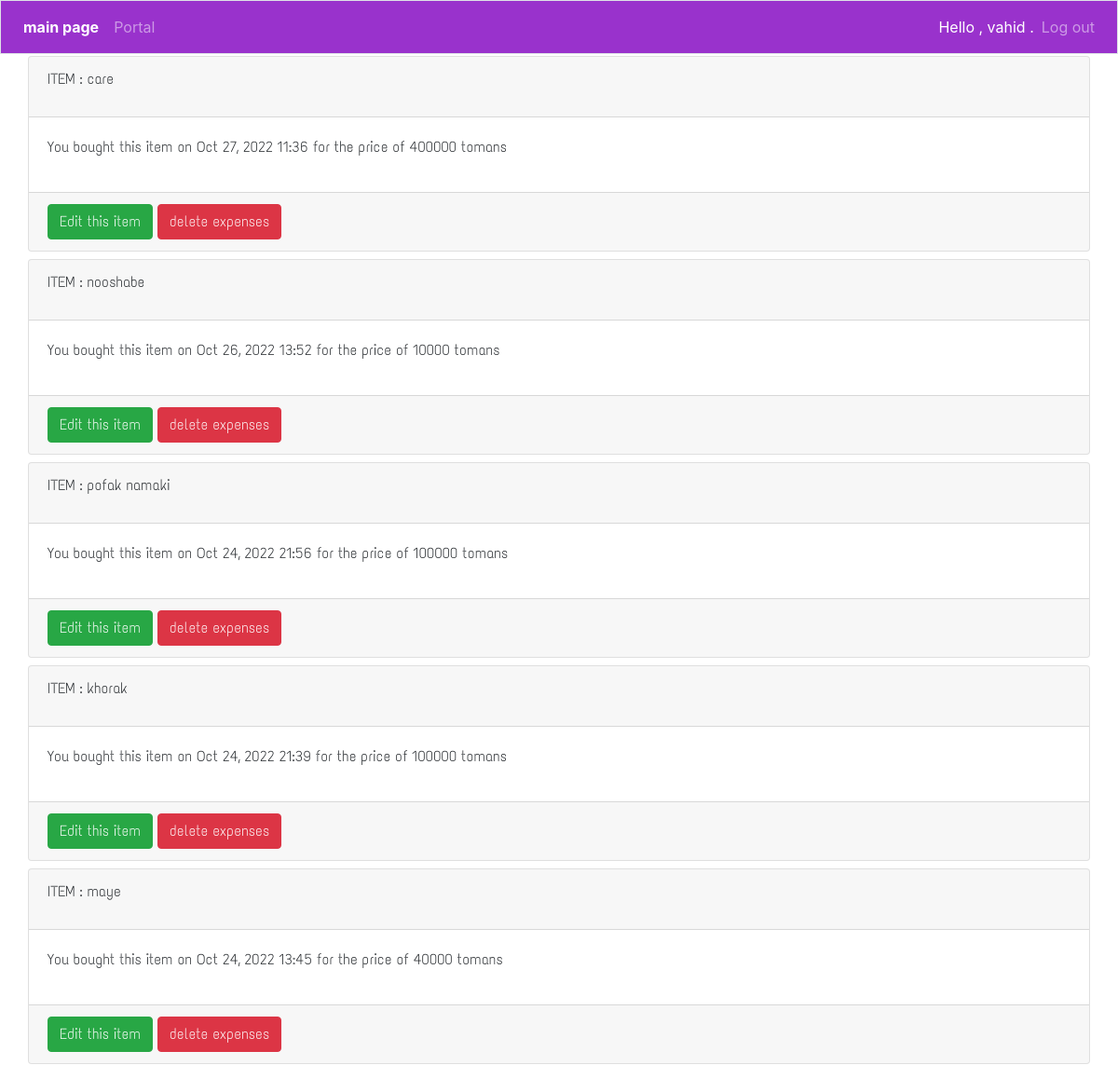
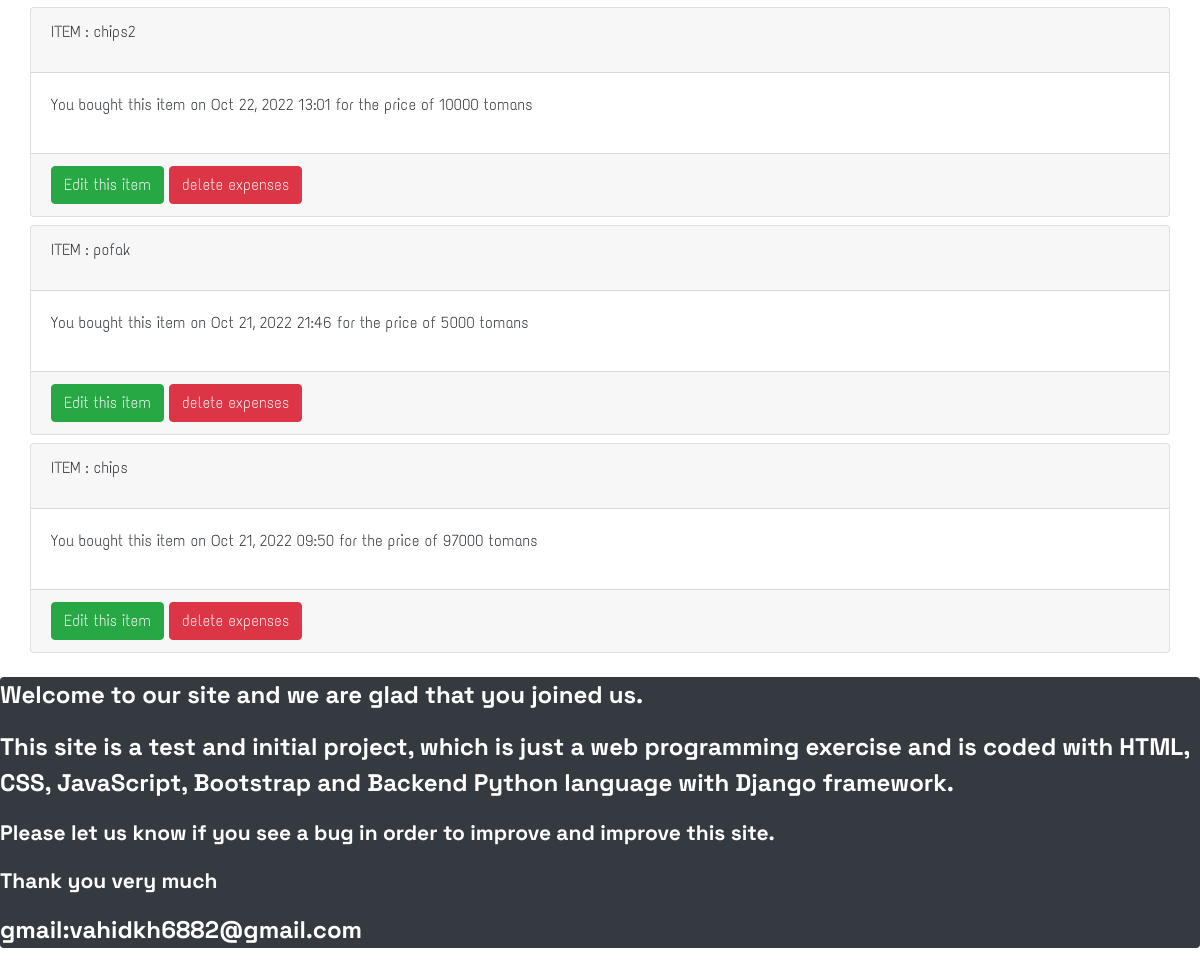
The app's page /expenses/ (signed in) with its own data (2 pictures, top to bottom).
### app1/models.py (models this page shows, shortened)
class Expenses(models.Model):
    person=models.ForeignKey(User, on_delete = models.CASCADE)
    name=models.TextField()
    cost=models.IntegerField()
    date_added = models.DateTimeField(auto_now_add=True)
    class Meta :
        verbose_name_plural='expenses'

### app1/views.py (the view)
# urls.py: path('expenses/',views.expenses,name='expenses'),
@login_required
def expenses(request):                                                  #page expenses
    expenses = Expenses.objects.filter(person=request.user).order_by('date_added')
    context={'expenses':expenses}
    return render(request,'app1/expenses.html',context)

### app1/templates/app1/expenses.html (shortened to what this page needs)
{% extends "app1/base.html" %}
{% load static %}
{% block content %}
<div class="col">
    {% for x in expenses reversed %}
    <div class="card mb-2">
        <div class="card-header">
            <p>ITEM : {{x.name}}</p>
        </div>
        <div class="card-body">
            <p>You bought this item on {{x.date_added|date:'M d, Y H:i'}} for the price of {{x.cost}} tomans</p>
        </div>
        <div class="card-footer">
            <a class="btn btn-success"  href="{% url 'app1:edit_expenses' x.id  %}" class="btn btn-primary">Edit this item</a>
            <button class="btn btn-danger" data-toggle="modal" data-target="#modaldels{{x.id}}">delete expenses</button>
        </div>
    </div>
    {% empty %}
    <p>No items</p>
    {% endfor %}
</div>
{% endblock content %}

### app1/templates/app1/base.html (shortened to what this page needs)
{% load bootstrap4 %}
{% load static %}
<!doctype html>
<html lang="en">
   <head>
      <link rel="stylesheet" href="{% static 'style.css' %}" type="text/css">
      {% bootstrap_css %}
   </head>
   <body>
       <nav class="navbar navbar-expand-md navbar-dark mb-1 border fixed-top" style="background-color:	#9932CC;">
         <ul class="navbar-nav">
            <li class="nav-item">
               <a class="nav-link font-weight-bold text-white" href="{% url 'app1:index' %}">main page</a>
            </li>
         </ul>
         <div id="navbarCollapse" class="collapse navbar-collapse">
            <ul class="navbar-nav mr-auto">
               <li class="nav-item">
                  <a class="nav-link" href="{% url 'app1:person' %}">Portal</a>
               </li>
            </ul>
            <ul class="navbar-nav ml-auto">
               {% if user.is_authenticated %}
                  <li class="nav-item">
                     <span class="navbar-text text-white">Hello , {{user.username}} .</span>
                  </li>
                  <li class="nav-item">
                     <a class="nav-link" href="{% url 'users:logout' %}">Log out</a>
                  </li>
               {% endif %}
            </ul>
         </div>
       </nav>
       <main role="main" class="container-fluid sizemax mt-5 mb-4" >
         <div class="pb-2 mb-1">
         </div>
         <div style="font-family:eng2;">
            {% block content %}{% endblock content %}
         </div>
       </main>
       <div class="bg-dark rounded text-white lead strong" style="font-family:eng5;font-size:2vw;bottom:0;">
         <p>Welcome to our site and we are glad that you joined us.</p>
         <p >This site is a test and initial project, which is just a web programming exercise and is coded with HTML,
             CSS, JavaScript, Bootstrap and Backend Python language with Django framework. </p>
         <p class="small">Please let us know if you see a bug in order to improve and improve this site.</p>
         <p class="small">Thank you very much</p>
         <p>gmail:vahidkh6882@gmail.com</p>
       </div>
   </body>
</html>

### records on screen
Expenses: name "care", date_added "Oct 27, 2022 11:36", cost "400000"
Expenses: name "nooshabe", date_added "Oct 26, 2022 13:52", cost "10000"
Expenses: name "pofak namaki", date_added "Oct 24, 2022 21:56", cost "100000"
Expenses: name "khorak", date_added "Oct 24, 2022 21:39", cost "100000"
Expenses: name "maye", date_added "Oct 24, 2022 13:45", cost "40000"
Expenses: name "chips2", date_added "Oct 22, 2022 13:01", cost "10000"
Expenses: name "pofak", date_added "Oct 21, 2022 21:46", cost "5000"
Expenses: name "chips", date_added "Oct 21, 2022 09:50", cost "97000"

### other values on screen
{{ user.username }} "vahid"
